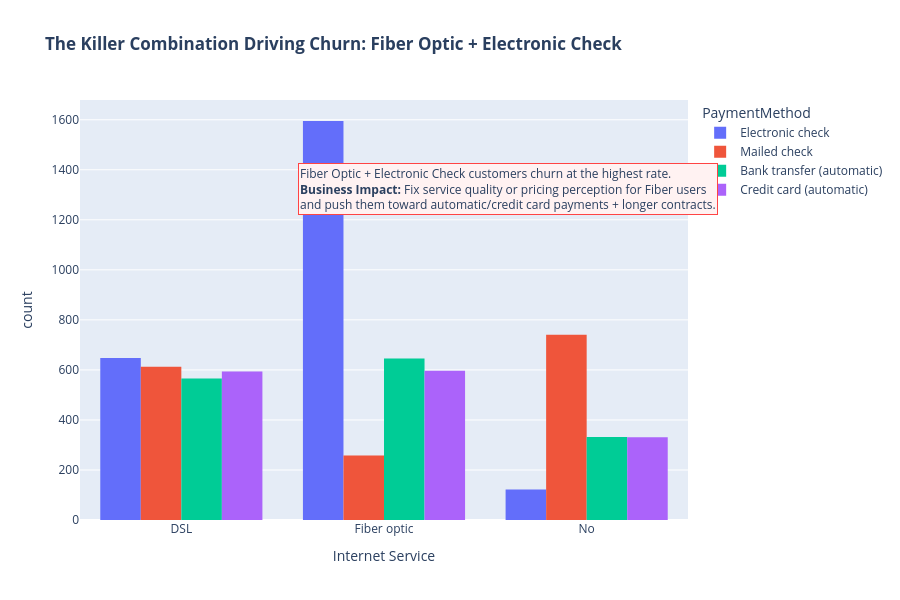

The cell this chart's notebook holds for it:
### Code cell
# Alternative: Single stacked bar with clear churn % annotation
fig_alt = px.histogram(
    df, 
    x='InternetService', 
    color='PaymentMethod',
    barmode='group',
    title='<b>The Killer Combination Driving Churn: Fiber Optic + Electronic Check</b>',
    labels={'InternetService': 'Internet Service', 'count': 'Number of Customers'},
    height=600
)

fig_alt.add_annotation(
    text="Fiber Optic + Electronic Check customers churn at the highest rate.<br>"
         "<b>Business Impact:</b> Fix service quality or pricing perception for Fiber users<br>"
         "and push them toward automatic/credit card payments + longer contracts.",
    x=1.05, y=0.85, xref="paper", yref="paper",
    showarrow=False, align="left", bgcolor="#fff2f2", bordercolor="#ff4444"
)

fig_alt.show()

### Figure 1 — Plotly figure (JSON) as saved in the notebook; plotly's stock layout.template omitted (floating-point values rounded to 4 significant figures; data arrays with more than 128 entries replaced by an {"elided": "..."} marker saying what was removed)
{"data": [{"alignmentgroup": "True", "bingroup": "x", "hovertemplate": "PaymentMethod=Electronic check<br>Internet Service=%{x}<br>count=%{y}<extra></extra>", "legendgroup": "Electronic check", "marker": {"color": "#636efa", "pattern": {"shape": ""}}, "name": "Electronic check", "offsetgroup": "Electronic check", "orientation": "v", "showlegend": true, "type": "histogram", "x": {"elided": "2365 str values"}, "xaxis": "x", "yaxis": "y"}, {"alignmentgroup": "True", "bingroup": "x", "hovertemplate": "PaymentMethod=Mailed check<br>Internet Service=%{x}<br>count=%{y}<extra></extra>", "legendgroup": "Mailed check", "marker": {"color": "#EF553B", "pattern": {"shape": ""}}, "name": "Mailed check", "offsetgroup": "Mailed check", "orientation": "v", "showlegend": true, "type": "histogram", "x": {"elided": "1612 str values"}, "xaxis": "x", "yaxis": "y"}, {"alignmentgroup": "True", "bingroup": "x", "hovertemplate": "PaymentMethod=Bank transfer (automatic)<br>Internet Service=%{x}<br>count=%{y}<extra></extra>", "legendgroup": "Bank transfer (automatic)", "marker": {"color": "#00cc96", "pattern": {"shape": ""}}, "name": "Bank transfer (automatic)", "offsetgroup": "Bank transfer (automatic)", "orientation": "v", "showlegend": true, "type": "histogram", "x": {"elided": "1544 str values"}, "xaxis": "x", "yaxis": "y"}, {"alignmentgroup": "True", "bingroup": "x", "hovertemplate": "PaymentMethod=Credit card (automatic)<br>Internet Service=%{x}<br>count=%{y}<extra></extra>", "legendgroup": "Credit card (automatic)", "marker": {"color": "#ab63fa", "pattern": {"shape": ""}}, "name": "Credit card (automatic)", "offsetgroup": "Credit card (automatic)", "orientation": "v", "showlegend": true, "type": "histogram", "x": {"elided": "1522 str values"}, "xaxis": "x", "yaxis": "y"}], "layout": {"annotations": [{"align": "left", "bgcolor": "#fff2f2", "bordercolor": "#ff4444", "showarrow": false, "text": "Fiber Optic + Electronic Check customers churn at the highest rate.<br><b>Business Impact:</b> Fix service quality or pricing perception for Fiber users<br>and push them toward automatic/credit card payments + longer contracts.", "x": 1.05, "xref": "paper", "y": 0.85, "yref": "paper"}], "barmode": "group", "height": 600, "legend": {"title": {"text": "PaymentMethod"}, "tracegroupgap": 0}, "title": {"text": "<b>The Killer Combination Driving Churn: Fiber Optic + Electronic Check</b>"}, "xaxis": {"anchor": "y", "domain": [0, 1], "title": {"text": "Internet Service"}}, "yaxis": {"anchor": "x", "domain": [0, 1], "title": {"text": "count"}}}}
